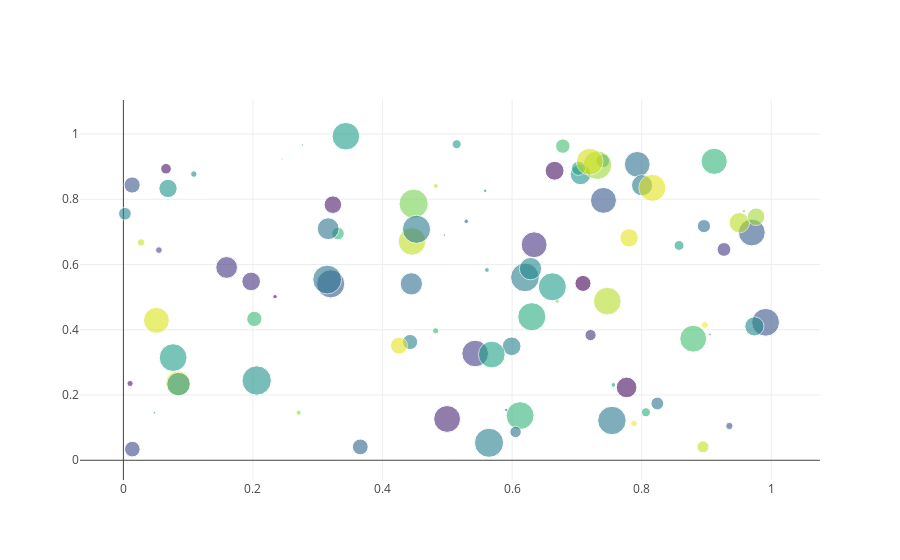

Notebook cell for this chart:
### Code cell
N = 100
x = np.random.rand(N)
y = np.random.rand(N)
colors = np.random.rand(N)
sz = np.random.rand(N)*30

fig = go.Figure()
fig.add_scatter(x=x,
                y=y,
                mode='markers',
                marker={'size': sz,
                        'color': colors,
                        'opacity': 0.6,
                        'colorscale': 'Viridis'
                       });
iplot(fig)
